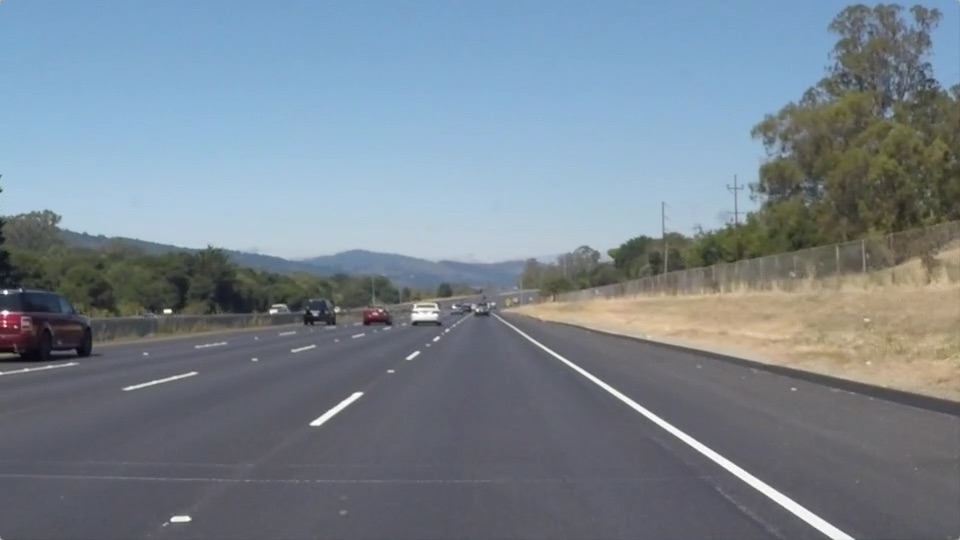
#> input picture test_images/solidWhiteRight.jpg, 960 x 540 px
$ jupyter execute --allow-errors P1.ipynb   (shell and % lines are left out)
#> lines starting #> are read from the running program, lines starting #| are printed output that depends on the picture; after the words box and inside, x2 and y2 are one past the last pixel; in counts of white or black regions, pixels touching at a corner belong together
# Self-Driving Car Engineer Nanodegree

## Project: **Finding Lane Lines on the Road**
***
In this project, you will use the tools you learned about in the lesson to identify lane lines on the road.  You can develop your pipeline on a series of individual images, and later apply the result to a video stream (really just a series of images). Check out the video clip "raw-lines-example.mp4" (also contained in this repository) to see what the output should look like after using the helper functions below.

Once you have a result that looks roughly like "raw-lines-example.mp4", you'll need to get creative and try to average and/or extrapolate the line segments you've detected to map out the full extent of the lane lines.  You can see an example of the result you're going for in the video "P1_example.mp4".  Ultimately, you would like to draw just one line for the left side of the lane, and one for the right.

In addition to implementing code, there is a brief writeup to complete. The writeup should be completed in a separate file, which can be either a markdown file or a pdf document. There is a [write up template](https://github.com/udacity/CarND-LaneLines-P1/blob/master/writeup_template.md) that can be used to guide the writing process. Completing both the code in the Ipython notebook and the writeup template will cover all of the [rubric points](https://review.udacity.com/#!/rubrics/322/view) for this project.

---
Let's have a look at our first image called 'test_images/solidWhiteRight.jpg'.  Run the 2 cells below (hit Shift-Enter or the "play" button above) to display the image.

**Note: If, at any point, you encounter frozen display windows or other confounding issues, you can always start again with a clean slate by going to the "Kernel" menu above and selecting "Restart & Clear Output".**

---

**The tools you have are color selection, region of interest selection, grayscaling, Gaussian smoothing, Canny Edge Detection and Hough Tranform line detection.  You  are also free to explore and try other techniques that were not presented in the lesson.  Your goal is piece together a pipeline to detect the line segments in the image, then average/extrapolate them and draw them onto the image for display (as below).  Once you have a working pipeline, try it out on the video stream below.**

---

<figure>

 <figcaption>
 <p></p>
 <p style="text-align: center;"> Your output should look something like this (above) after detecting line segments using the helper functions below </p>
 </figcaption>
</figure>
 <p></p>
<figure>

 <figcaption>
 <p></p>
 <p style="text-align: center;"> Your goal is to connect/average/extrapolate line segments to get output like this</p>
 </figcaption>
</figure>

**Run the cell below to import some packages.  If you get an `import error` for a package you've already installed, try changing your kernel (select the Kernel menu above --> Change Kernel).  Still have problems?  Try relaunching Jupyter Notebook from the terminal prompt.  Also, consult the forums for more troubleshooting tips.**

## Import Packages

[cell 1]
#importing some useful packages
import matplotlib.pyplot as plt
import matplotlib.image as mpimg
import numpy as np
import cv2

## Read in an Image

[cell 2]
#reading in an image
image = mpimg.imread('test_images/solidWhiteRight.jpg')
#> image is the input picture: shape (540, 960, 3); mean R, G, B 120.3, 132.6, 143.7

#printing out some stats and plotting
print('This image is:', type(image), 'with dimensions:', image.shape)
#| This image is: <class 'numpy.ndarray'> with dimensions: (540, 960, 3)
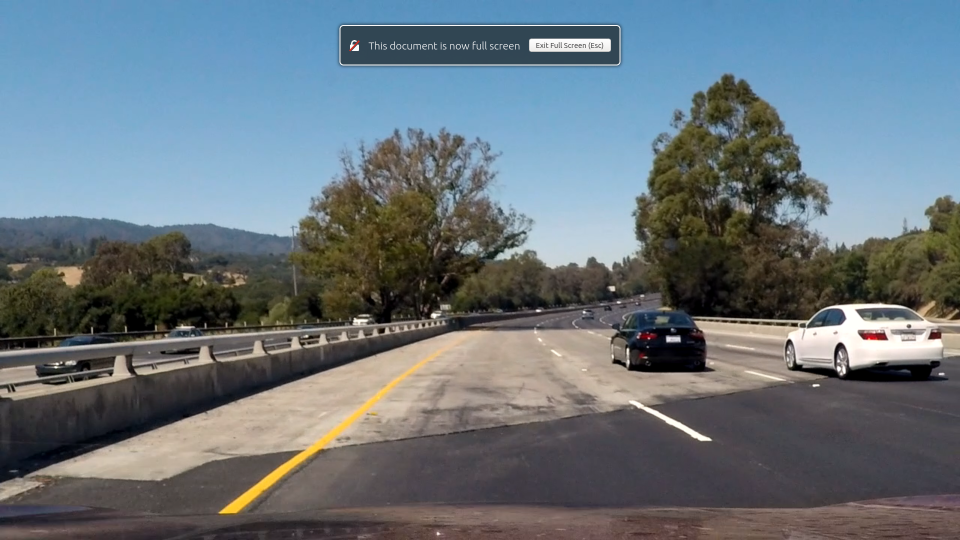
#> input picture test_images/challenge.png, 1920 x 1080 px (shown at 1/2 size)
plt.imshow(image)  # if you wanted to show a single color channel image called 'gray', for example, call as plt.imshow(gray, cmap='gray')

## Ideas for Lane Detection Pipeline

**Some OpenCV functions (beyond those introduced in the lesson) that might be useful for this project are:**

`cv2.inRange()` for color selection
`cv2.fillPoly()` for regions selection
`cv2.line()` to draw lines on an image given endpoints
`cv2.addWeighted()` to coadd / overlay two images
`cv2.cvtColor()` to grayscale or change color
`cv2.imwrite()` to output images to file
`cv2.bitwise_and()` to apply a mask to an image

**Check out the OpenCV documentation to learn about these and discover even more awesome functionality!**

## Helper Functions

Below are some helper functions to help get you started. They should look familiar from the lesson!

[cell 3]
class line_finder:
    def __init__(self):
        self.fit_left_avg_old = np.array([])
        self.fit_right_avg_old = np.array([])

    def fit_coordinate(self, image, fit_parameters):
        slope, intercept = fit_parameters
        y1 = image.shape[0]
        y2 = int(y1*0.6)
        x1 = int((y1-intercept)//slope)
        x2 = int((y2-intercept)//slope)
        return np.array([x1, y1, x2, y2])

    def average_slope_intercept(self, image, lines):
        fit_right = []
        fit_left = []
        fit_left_avg = np.array([])
        fit_right_avg = np.array([])

        # use np.polyfit to find slope and intercept
        for line in lines:
            for x1, y1, x2, y2 in line:
                slope, intercept = np.polyfit((x1, x2), (y1, y2), 1)
                # slope filter
                slope_threthold = 0.4
                if slope > slope_threthold:
                    fit_right.append((slope, intercept))
                elif slope < -slope_threthold:
                    fit_left.append((slope, intercept))
        if fit_left:
            fit_left_avg = np.average(fit_left, axis=0)
        if fit_right:
            fit_right_avg = np.average(fit_right, axis=0)
        # smooth  the move with fit_xx_avg_old
        """ if there's new and old, return avg(new,old) line
            if there's only new, return new line
            if there's only old, return old line
            if there's nothing, return default line
        """
        if (fit_left_avg.size == 0) and self.fit_left_avg_old.size != 0:
            fit_left_avg = self.fit_left_avg_old.copy()
            left_line = self.fit_coordinate(image, fit_left_avg)
        elif fit_left_avg.size != 0:
            if self.fit_left_avg_old.size != 0:
                fit_left_avg = np.average(
                    (fit_left_avg, self.fit_left_avg_old), axis=0, weights=[2, 8])
            self.fit_left_avg_old = fit_left_avg.copy()
            left_line = self.fit_coordinate(image, fit_left_avg)
        else:
            left_line = self.fit_coordinate(image, np.array([-1.0, 700]))

        if fit_right_avg.size == 0 and self.fit_right_avg_old.size != 0:
            fit_right_avg = self.fit_right_avg_old.copy()
            right_line = self.fit_coordinate(image, fit_right_avg)
        elif fit_right_avg.size != 0:
            if self.fit_right_avg_old.size != 0:
                fit_right_avg = np.average(
                    (fit_right_avg, self.fit_right_avg_old), axis=0, weights=[2, 8])
            self.fit_right_avg_old = fit_right_avg.copy()
            right_line = self.fit_coordinate(image, fit_right_avg)
        else:
            right_line = self.fit_coordinate(image, np.array([1.0, 0]))

        return np.array([left_line, right_line])

    def draw_lines(self, lines, image, color, weight):
        for line in lines:
            x1, y1, x2, y2 = line
            cv2.line(image, (x1, y1), (x2, y2), color, weight)
        return image

    def traffic_line(self, image_input):
        # Read in and grayscale the image
        image = image_input
        gray = cv2.cvtColor(image, cv2.COLOR_RGB2GRAY)
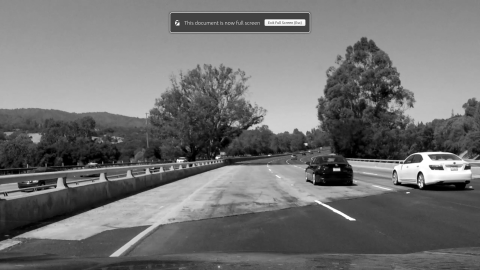
#> gray: shape (1080, 1920) (shown at 1/4 size); min 0, max 255, mean 113.5
        # Define a kernel size and apply Gaussian smoothing
        kernel_size = 3
        blur_gray = cv2.GaussianBlur(gray, (kernel_size, kernel_size), 0)

        # Define our parameters for Canny and apply
        low_threshold = 50  # 50
        high_threshold = 180  # 180
        edges = cv2.Canny(blur_gray, low_threshold,
                          high_threshold, L2gradient=True)
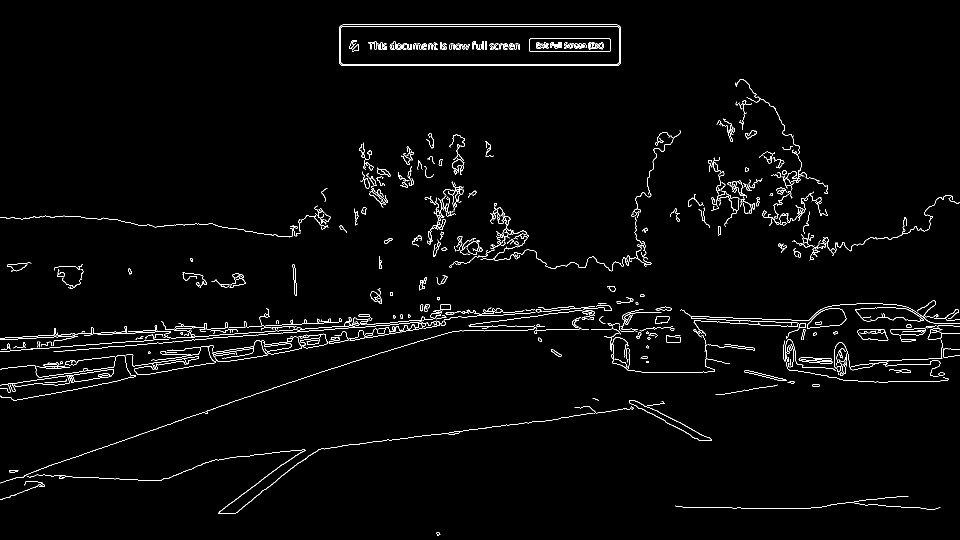
#> edges: shape (1080, 1920) (shown at 1/2 size); 2% white in thin lines or dots

        mask = np.zeros_like(edges)
        ignore_color = 255
        imshape = image.shape
        y_high = int(imshape[0]*0.6) + 10
        vertices = np.array([[(0+int(imshape[1]*0.05), int(imshape[0])),
                              (imshape[1]/2 - imshape[1]/16, y_high),
                              (imshape[1]/2 + imshape[1]/16, y_high),
                              (imshape[1]-int(imshape[1]*0.05), int(imshape[0]))]], dtype=np.int32)
        cv2.fillPoly(mask, vertices, ignore_color)
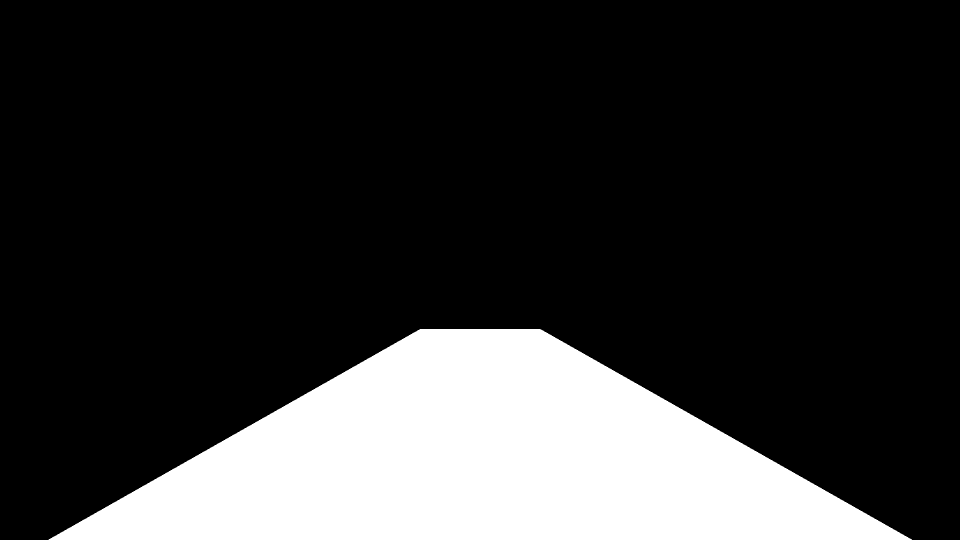
#> mask: shape (1080, 1920) (shown at 1/2 size); 20% white; 1 white region, box (x1, y1, x2, y2) and area: (97, 658, 1824, 1080) 415570
        masked_edges = cv2.bitwise_and(edges, mask)
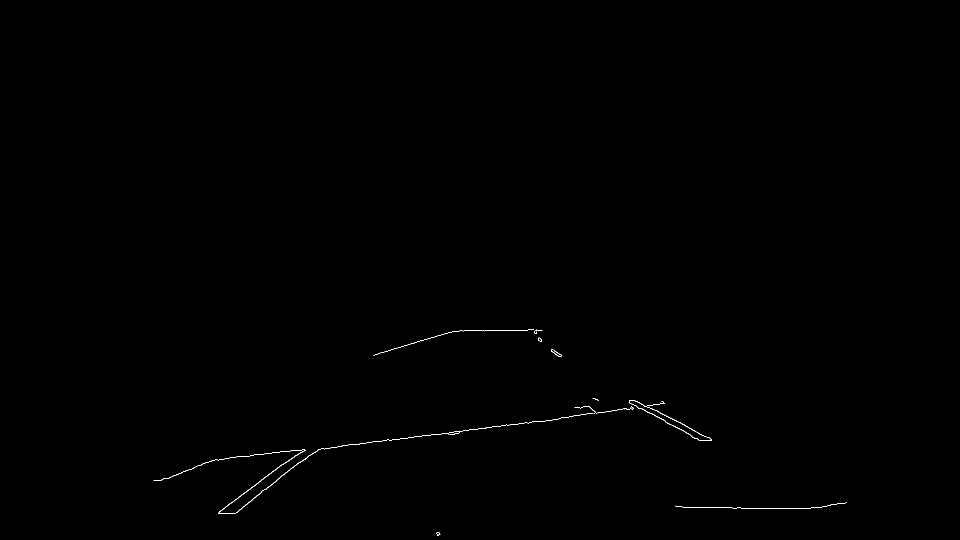
#> masked_edges: shape (1080, 1920) (shown at 1/2 size); 0.15% white in thin lines or dots, all inside (x1, y1, x2, y2) = (307, 658, 1694, 1071)

        # Define the Hough transform parameters
        # Make a blank the same size as our image to draw on
        rho = 1
        theta = (np.pi/180)
        threshold = 20
        min_line_length = 5
        max_line_gap = 3
        line_image = np.copy(image)*0  # creating a blank to draw lines on
#> line_image: shape (1080, 1920, 3); every value is 0

        # Run Hough on edge detected image
        lines = cv2.HoughLinesP(masked_edges, rho, theta, threshold, np.array(
            []), min_line_length, max_line_gap)
#> lines = 81 rows, first 6: [905, 864, 961, 857], [1037, 847, 1052, 845], [490, 912, 502, 911], [690, 890, 712, 888], [1482, 1016, 1621, 1016], [1138, 833, 1163, 829]

        # ployfit() -- slope,b -- fit_right(+),fit_left(-) -- find points in vertices -- cv2.line
        fit_lines = self.average_slope_intercept(image, lines)
#> the loop in average_slope_intercept, `for line in lines:` made 81 passes
#> after the loop in average_slope_intercept, `for line in lines:`: fit_left = [(-0.754, 1354.2), (-0.806, 1406.2), (-0.836, 1420.6), (-0.65, 1313.3), (-0.632, 1285), (-0.4, 1090), (-0.846, 1427.8), (-0.821, 1413.8), (-0.545, 1233.7), (-0.692, 1340.1)]; fit_right = [(0.512, 150.6), (0.491, 177.6), (0.529, 137.8), (0.559, 97.82), (0.571, 81.29), (0.556, 103.8), (0.455, 223.7), (0.444, 237.4), (0.533, 132.1), (0.455, 225.4), (0.526, 142.3), (0.5, 178.5), (1, -403), (0.632, 1.74), (0.7, -69.2), (0.687, -61.37), (0.647, -12.06), (0.5, 168)]
#> in average_slope_intercept, `fit_left_avg = np.average(fit_left, axis=0)`: fit_left_avg = [-0.698, 1328.5]
#> in average_slope_intercept, `fit_right_avg = np.average(fit_right, axis=0)`: fit_right_avg = [0.572, 84.02]
#> in average_slope_intercept, `self.fit_left_avg_old = fit_left_avg.copy()`: self.fit_left_avg_old = [-0.698, 1328.5]
#> in fit_coordinate, `slope, intercept = fit_parameters`: slope = -0.698; intercept = 1328.5
#> in fit_coordinate, `x1 = int((y1-intercept)//slope)`: x1 = 355
#> in fit_coordinate, `x2 = int((y2-intercept)//slope)`: x2 = 974
#> in average_slope_intercept, `left_line = self.fit_coordinate(image, fit_left_avg)`: left_line = [355, 1080, 974, 648]
#> in average_slope_intercept, `self.fit_right_avg_old = fit_right_avg.copy()`: self.fit_right_avg_old = [0.572, 84.02]
#> in average_slope_intercept, `right_line = self.fit_coordinate(image, fit_right_avg)`: right_line = [1740, 1080, 985, 648]
#> fit_lines = [[355, 1080, 974, 648], [1740, 1080, 985, 648]]

        line_image = self.draw_lines(fit_lines, line_image, (255,0,0), 10) # show traffic line
#> the loop in draw_lines, `for line in lines:` made 2 passes
        # line_image = self.draw_lines([x[0] for x in lines], line_image,(0,255,0), 3) # show Houghline
        # line_image = self.draw_lines((vertices.reshape(2,4)[1],vertices.reshape(2,4)[0]),line_image,(255,255,0), 3) # show vertices

        # Create a "color" binary image to combine with line image
        color_edges = np.dstack((edges, edges, edges))
#> color_edges: shape (1080, 1920, 3); 2% white in thin lines or dots

        # Draw the lines on the edge image
        color_image = True
        if color_image:
            image_output = cv2.addWeighted(
                image, 0.8, line_image, 1, 0)  # color image
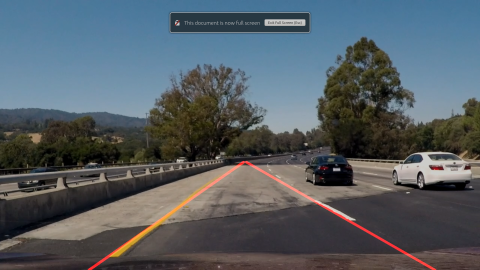
#> image_output: shape (1080, 1920, 3) (shown at 1/4 size); mean R, G, B 84.7, 92.9, 98.7
        else:
            image_output = cv2.addWeighted(
                color_edges, 0.8, line_image, 1, 0)  # no color image
        return image_output

## Test Images

Build your pipeline to work on the images in the directory "test_images"
**You should make sure your pipeline works well on these images before you try the videos.**

[cell 4]
import os
test_images = os.listdir("test_images/")
for i, x in enumerate(test_images):
    image_input = cv2.cvtColor(cv2.imread("test_images/"+x), cv2.COLOR_BGR2RGB)
    image_processing = line_finder()
    image_output = image_processing.traffic_line(image_input)
    plt.subplot(3, 3, i+1)
    plt.imshow(image_output, aspect='auto')
#> pass 2 of the loop `for i, x in enumerate(test_images):`:
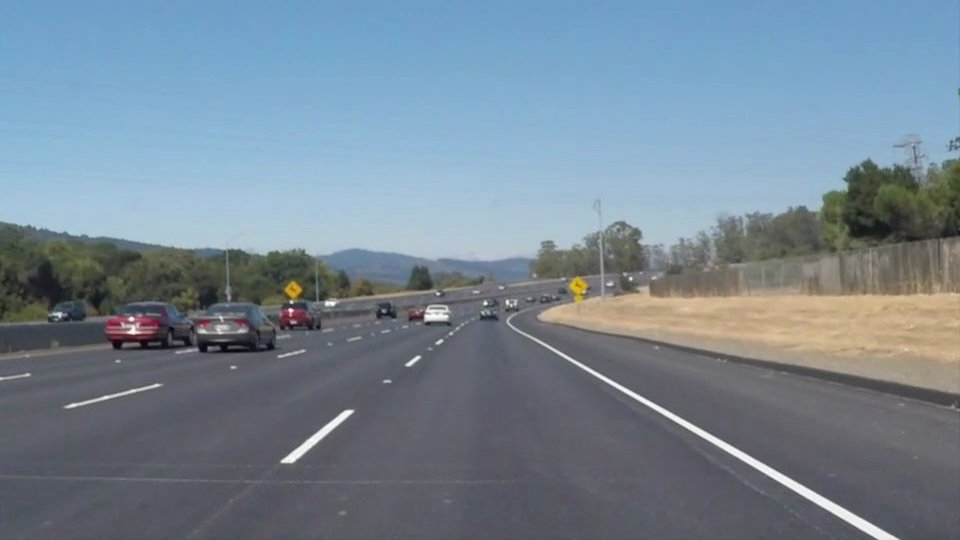
#> input picture test_images/solidWhiteCurve.jpg, 960 x 540 px
#> image_input: shape (540, 960, 3)
#> gray: shape (540, 960)
#> blur_gray: shape (540, 960)
#> in traffic_line (call 2), `edges = cv2.Canny(blur_gray, low_threshold, high_threshold, L2gradient..`:
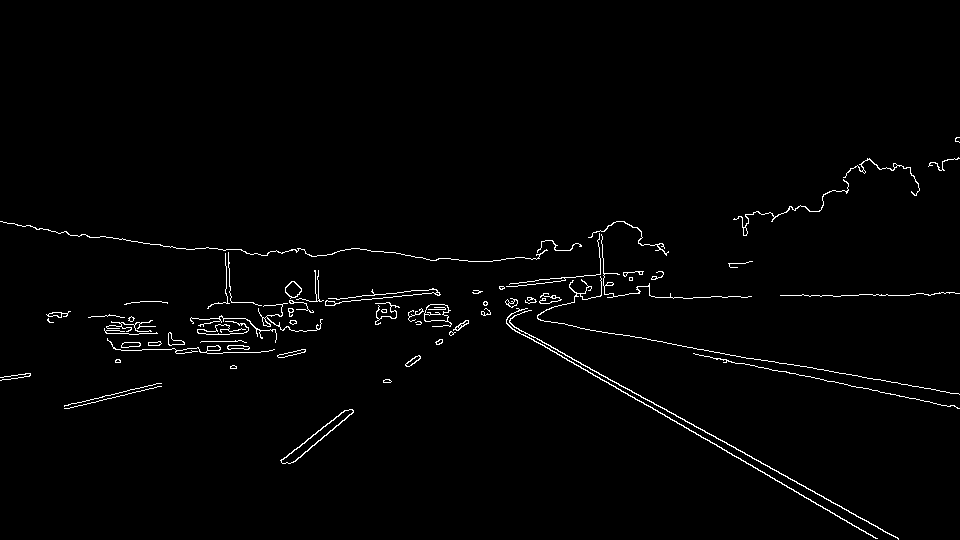
#> edges: shape (540, 960); 1.5% white in thin lines or dots, all inside (x1, y1, x2, y2) = (0, 137, 960, 540)
#> lines = 16 rows, first 6: [523, 334, 877, 538], [745, 454, 898, 539], [623, 386, 898, 538], [292, 462, 353, 411], [546, 343, 627, 389], [302, 443, 345, 410]
#> the loop in average_slope_intercept (call 2), `for line in lines:` made 16 passes
#> fit_lines = [[176, 540, 459, 324], [892, 540, 508, 324]]
#> the loop in draw_lines (call 2), `for line in lines:` made 2 passes
#> in traffic_line (call 2), `image_output = cv2.addWeighted( image, 0.8, line_image, 1, 0)`:
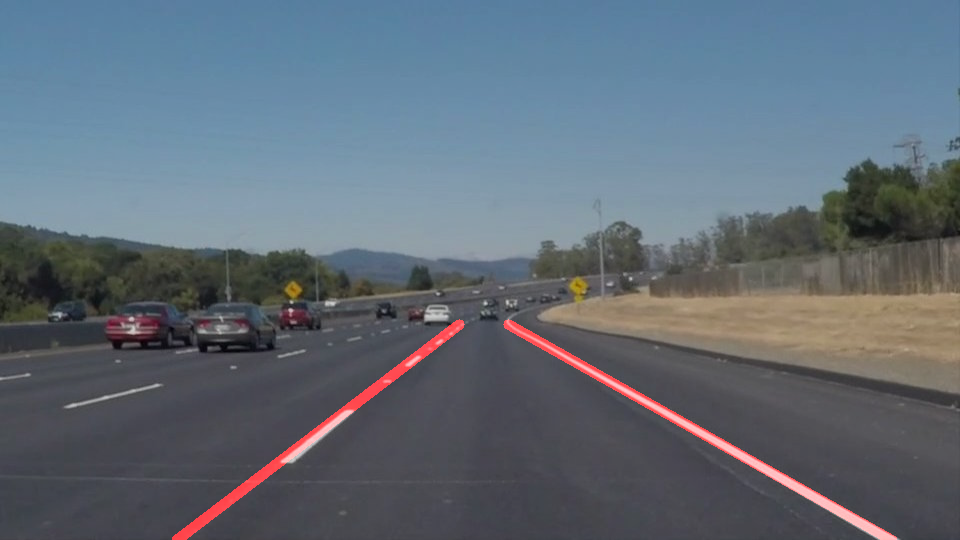
#> image_output: shape (540, 960, 3); mean R, G, B 97.1, 107.6, 118.5
plt.show()

## Build a Lane Finding Pipeline

Build the pipeline and run your solution on all test_images. Make copies into the `test_images_output` directory, and you can use the images in your writeup report.

Try tuning the various parameters, especially the low and high Canny thresholds as well as the Hough lines parameters.

[cell 5]
# TODO: Build your pipeline that will draw lane lines on the test_images
# then save them to the test_images_output directory.
import os
test_images = os.listdir("test_images/")
for i, x in enumerate(test_images):
    image_input = cv2.cvtColor(cv2.imread("test_images/"+x), cv2.COLOR_BGR2RGB)
    image_processing = line_finder()
    image_output = image_processing.traffic_line(image_input)
#> in traffic_line (call 4), `lines = cv2.HoughLinesP(masked_edges, rho, theta, threshold, np.array(..`: lines = 81 rows, first 6: [905, 864, 961, 857], [1037, 847, 1052, 845], [490, 912, 502, 911], [690, 890, 712, 888], [1482, 1016, 1621, 1016], [1138, 833, 1163, 829]
    cv2.imwrite("test_images_output/"+x+".jpg", cv2.cvtColor(image_output,cv2.COLOR_BGR2RGB))
#> pass 2 of the loop `for i, x in enumerate(test_images):`:
#> lines = 16 rows, first 6: [523, 334, 877, 538], [745, 454, 898, 539], [623, 386, 898, 538], [292, 462, 353, 411], [546, 343, 627, 389], [302, 443, 345, 410]
